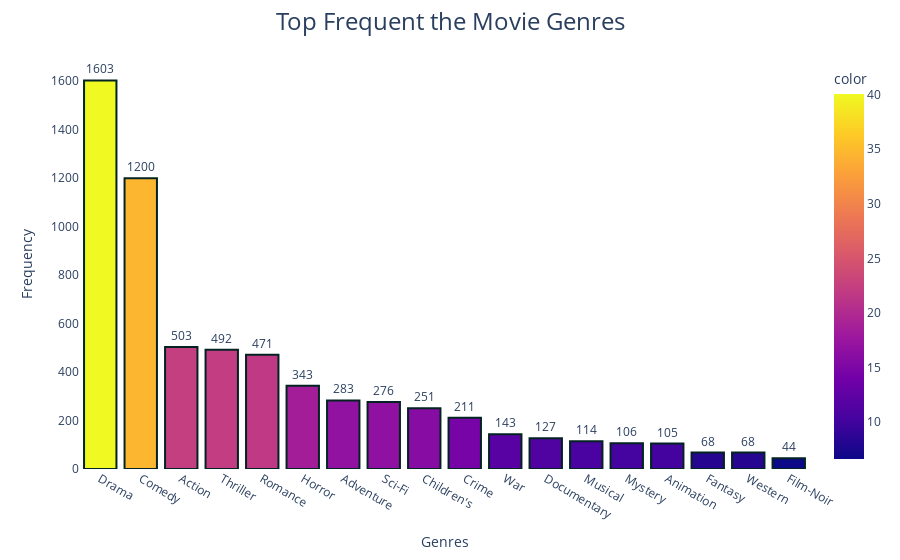

Here is the notebook cell this chart was saved with:
### Code cell
# Look at genres

import plotly.express as px
genres_value_counts = movies['genres'].str.split('|', expand=True).stack().value_counts()
fig = px.bar(genres_value_counts, x=genres_value_counts.index, y=genres_value_counts, text=genres_value_counts,
             labels={
                 "index": "Genres",
                 'y': 'Frequency'},
             color=genres_value_counts**0.50
             )
fig.update_traces(textposition='outside')
fig.update_layout(title_text='Top Frequent the Movie Genres',
                  title_x=0.5, title_font=dict(size=24))
fig.update_traces(marker=dict(line=dict(color='#032323', width=2)))
fig.update_layout({'plot_bgcolor': 'rgba(0, 0, 1, 0)'})
fig.show()

### Figure 1 — Plotly figure (JSON) as saved in the notebook; plotly's stock layout.template omitted (floating-point values rounded to 4 significant figures)
{"data": [{"alignmentgroup": "True", "hovertemplate": "Genres=%{x}<br>Frequency=%{y}<br>text=%{text}<br>color=%{marker.color}<extra></extra>", "legendgroup": "", "marker": {"color": [40.04, 34.64, 22.43, 22.18, 21.7, 18.52, 16.82, 16.61, 15.84, 14.53, 11.96, 11.27, 10.68, 10.3, 10.25, 8.246, 8.246, 6.633], "coloraxis": "coloraxis", "line": {"color": "#032323", "width": 2}, "pattern": {"shape": ""}}, "name": "", "offsetgroup": "", "orientation": "v", "showlegend": false, "text": [1603, 1200, 503, 492, 471, 343, 283, 276, 251, 211, 143, 127, 114, 106, 105, 68, 68, 44], "textposition": "outside", "type": "bar", "x": ["Drama", "Comedy", "Action", "Thriller", "Romance", "Horror", "Adventure", "Sci-Fi", "Children's", "Crime", "War", "Documentary", "Musical", "Mystery", "Animation", "Fantasy", "Western", "Film-Noir"], "xaxis": "x", "y": [1603, 1200, 503, 492, 471, 343, 283, 276, 251, 211, 143, 127, 114, 106, 105, 68, 68, 44], "yaxis": "y"}], "layout": {"barmode": "relative", "coloraxis": {"colorbar": {"title": {"text": "color"}}, "colorscale": [[0, "#0d0887"], [0.1111, "#46039f"], [0.2222, "#7201a8"], [0.3333, "#9c179e"], [0.4444, "#bd3786"], [0.5556, "#d8576b"], [0.6667, "#ed7953"], [0.7778, "#fb9f3a"], [0.8889, "#fdca26"], [1, "#f0f921"]]}, "legend": {"tracegroupgap": 0}, "margin": {"t": 60}, "plot_bgcolor": "rgba(0, 0, 1, 0)", "title": {"font": {"size": 24}, "text": "Top Frequent the Movie Genres", "x": 0.5}, "xaxis": {"anchor": "y", "domain": [0, 1], "title": {"text": "Genres"}}, "yaxis": {"anchor": "x", "domain": [0, 1], "title": {"text": "Frequency"}}}}
